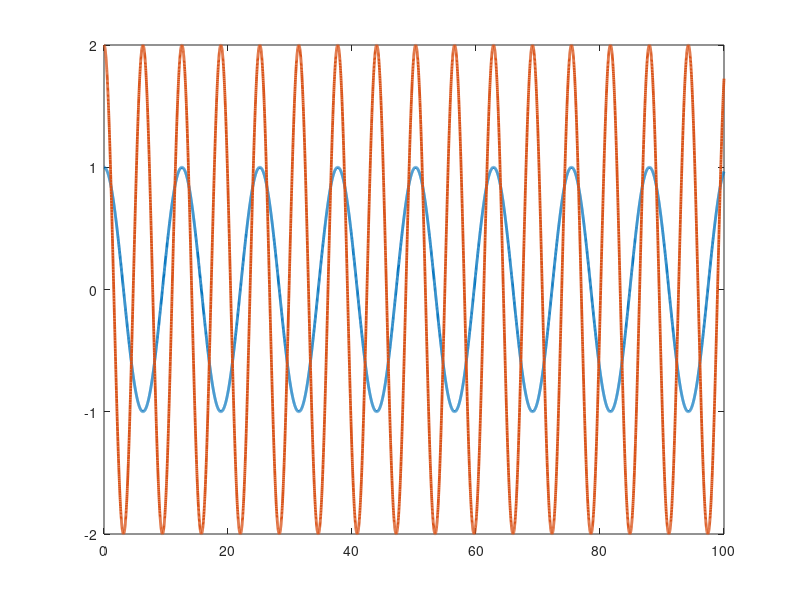

Write MATLAB code to recreate this figure. (Note: this script raises an error after producing the figure.)
function tra
close all
%Set up parameters for sim
p1       = 3.473;
p2       = 0.196;
p3       = 0.242;
f1       = 5.3;
f2       = 1.1;

% Stacked parameter vector
theta    = [p1;p2;p3;f1;f2];

% Simulation final time
tf   = 100;

% Initial condition vector (X0 must be same size and "form" as X and XDot below)
% (i.e., in this sim, X0 = [e0;r0;thetahat0])
X0   = [4;10;3;2;1;1;1;1;1];

% Options for integration function
opts = odeset('RelTol',1e-3,'AbsTol',1e-3);

% Integrate (you can send the paramters theta to the dynamics as seen below)
[t,STATES] = ode45(@(t,X) tradynamics(t,X,theta),[0 tf],X0,opts);

% Set up desired trajectory data for plots (enter desired trajectory for your simulation)
qd = [cos(0.5*t) 2*cos(t)]';

% Parse integrated states (STATES is the same "form" as X0)
% (i.e., in this sim, STATES = [e r thetahat] over all time);
e  = STATES(:,1:2)';
r  = STATES(:,3:4)';
thetaHat = STATES(:,5:9)';

% Compute x from e and xd for plotting purposes
q  = e + qd;

% Plot the actual vs desired trajectories
figure(1)
plot(t,qd,'-','LineWidth',2)
hold on
ax = gca;
ax.ColorOrderIndex = 1;
plot(t,q,':','LineWidth',2)
hold off

% Plot the filtered tracking error
figure(2)
plot(t,r,'--','LineWidth',2)

% Plot the adaptive estimates vs actual parameters
figure(3)
plot(t,repmat(theta,1,length(t)),'-','LineWidth',2)
hold on
ax = gca;
ax.ColorOrderIndex = 1;
plot(t,thetaHat,':','LineWidth',2)
hold off

function [XDot] = tradynamics(t,X,theta)

% Parse parameter vector
p1 = theta(1);
p2 = theta(2);
p3 = theta(3);
f1 = theta(4);
f2 = theta(5);

% Select gains for controller
K        = 10; %Enter a number
a        = 1.5; %Enter a number

% Desired trajectory and needed derivatives
qd       = [cos(0.5*t);2*cos(t)];
qdDot    = [-0.5*sin(0.5*t); -2*sin(t)];   %Enter the expression
qdDotDot = [-0.25*cos(0.5*t); -2*cos(t)];  %Enter the expression 

% Parse current states (X is the same size and "form" as X0)
% (i.e., in this sim, X = [e;r;thetahat])
e        = [X(1);X(2)];
r        = [X(3);X(4)];
thetaHat = [X(5);X(6);X(7);X(8);X(9)];

% Compute current x and xDot for convenience
q        = e + qd;
qDot     = r - a*e + qdDot;

% Compute cos(x2) and sin(x2) for convenience
c2       = cos(q(2));
s2       = sin(q(2));

% Compute current matrices for the dynamics
M        = [p1 + 2*p3*c2 p2 + p3*c2;p2 + p3*c2 p2];
Vm       = [-p3*s2*qDot(2) -p3*s2*(qDot(1) + qDot(2));p3*s2*qDot(1) 0];
fd       = [f1 0;0 f2];

% Compute current regression matrix
cd2       = cos(qd(2));
sd2       = sin(qd(2));
yd11      = qdDotDot(1); %Enter the expression
yd12      = qdDotDot(2); %Enter the expression
yd13      = 2*cd2*qdDotDot(1)+cd2*qdDotDot(2)-sd2*qdDot(2)*qdDot(1)-sd2*(qdDot(1)+qdDot(2))*qdDot(2); %Enter the expression
yd14      = qdDot(1); %Enter the expression
yd15      = 0; %Enter the expression
yd21      = 0; %Enter the expression
yd22      = qdDotDot(1)+qdDotDot(2); %Enter the expression
yd23      = cd2*qdDotDot(1)+sd2*qdDot(1)*qdDot(1); %Enter the expression
yd24      = 0; %Enter the expression
yd25      = qdDot(2); %Enter the expression
Yd       = [yd11 yd12 yd13 yd14 yd15;yd21 yd22 yd23 yd24 yd25];

% Design controller

% u        = -K*r + M*qdDotDot + Vm*qDot + fd*qDot; %Enter the expression
% u        = -K*r - e
u        = -K*r - e + Yd*thetaHat;


% Compute current closed-loop dynamics
eDot        = r - a*e;
rDot        = a*eDot + M\(-Vm*qDot-fd*qDot+u) - qdDotDot; %Enter the expression
gamma = eye([5,5]);
thetaHatDot = -gamma*Yd.'*r; %Enter the expression

% Stacked dynamics vector (XDot is the same size and "form" as X)
XDot        = [eDot;rDot;thetaHatDot];
